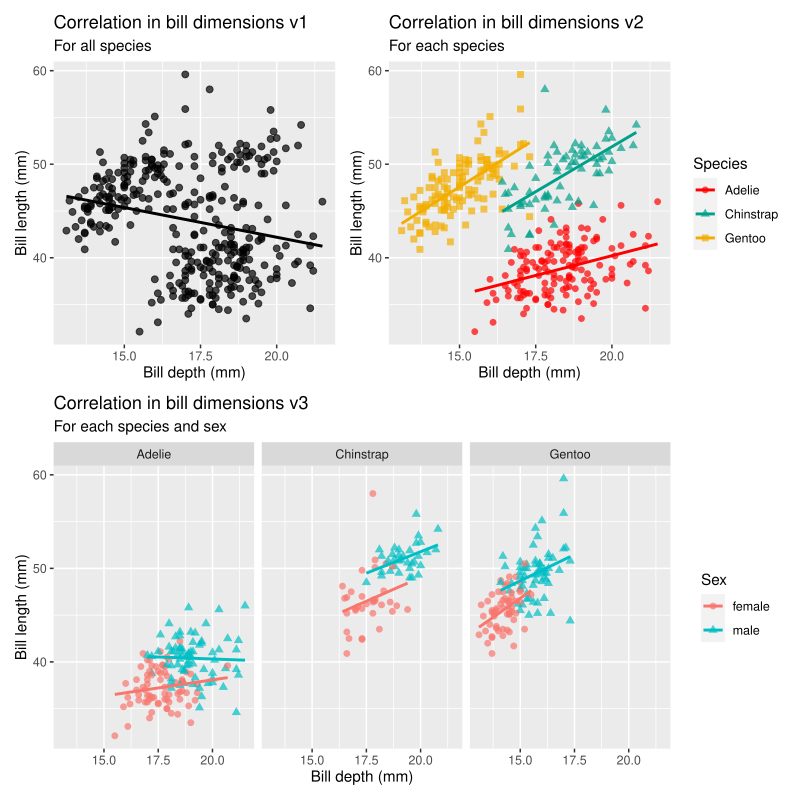

The script that drew this image:
library(palmerpenguins)
library(tidyverse)
library(wesanderson)

penguins_clean <- penguins %>% filter(!is.na(bill_length_mm), !is.na(sex))

all <- penguins_clean %>%
  ggplot() +
  geom_point(aes(bill_depth_mm,bill_length_mm),size = 2, alpha = 0.7) +
  stat_smooth(aes(bill_depth_mm,bill_length_mm),method='glm',fill=NA,colour='black') +
  labs(title = "Correlation in bill dimensions v1",
       subtitle = "For all species",
       x='Bill depth (mm)',
       y='Bill length (mm)')

species <- penguins_clean %>%
  ggplot() +
  geom_point(aes(bill_depth_mm,bill_length_mm, color = species, shape = species),size = 2, alpha = 0.7) +
  stat_smooth(aes(bill_depth_mm,bill_length_mm, color = species),method='glm',fill=NA) +
  labs(title = "Correlation in bill dimensions v2",
       subtitle = "For each species",
       x='Bill depth (mm)',
       y='Bill length (mm)',
       color='Species',
       shape='Species') +
  scale_colour_manual(values = wes_palette("Darjeeling1"))

sex <- penguins_clean %>%
  ggplot() +
  geom_point(aes(bill_depth_mm,bill_length_mm, color = sex, shape = sex),size = 2, alpha = 0.7) +
  stat_smooth(aes(bill_depth_mm,bill_length_mm, color = sex, shape = sex),method='glm',fill=NA) +
  labs(title = "Correlation in bill dimensions v3",
       subtitle = "For each species and sex",
       x='Bill depth (mm)',
       y='Bill length (mm)',
       color='Sex',
       shape='Sex')  +
  facet_wrap(~species)

library(patchwork)

(all + species) / sex
